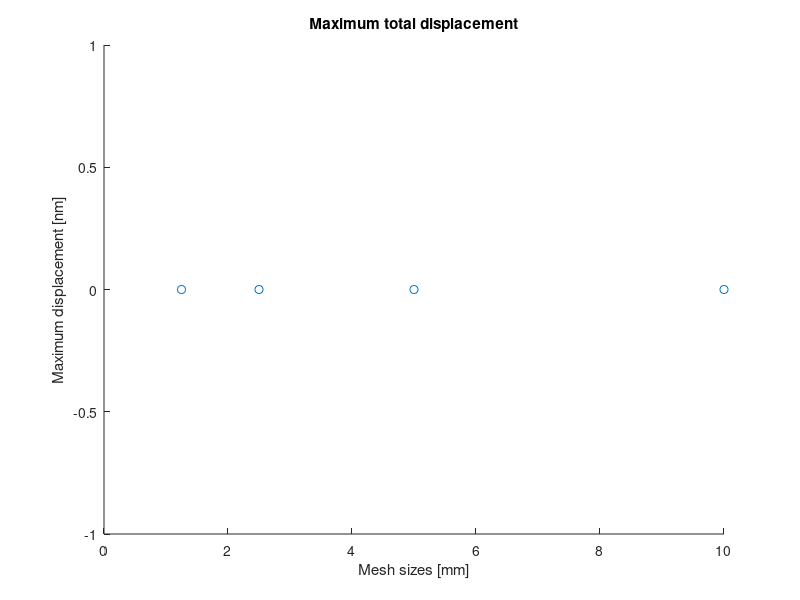

Reproduce this figure in MATLAB. (Note: this script raises an error after producing the figure.)
clc;clear;
dd = dir("csv/*.csv");
file_names = {dd.name};
data = cell(numel(file_names),2);
data(:,1) = regexprep(file_names, '.csv','');

for i = 1:numel(file_names)
    data{i,2} = readmatrix("csv/" + file_names{i});
end
clear dd file_names i 
collected_data = {};
for i = 1:3:size(data,1)
    particular_frequency = [];
    for j = 0:2
        one_frequency = data(i+j,:);
        all_three_of_same_freq = one_frequency{2};
        if j == 0 % Add the time column if it's the first of that group
            particular_frequency(:,1) = all_three_of_same_freq(:,1);
        end
        particular_frequency = horzcat(particular_frequency, all_three_of_same_freq(:,2));
    end
    collected_data{end+1} = particular_frequency;
end
clear all_three_of_same_freq one_frequency particular_frequency i j

mesh_sizes = [0.01 0.005 0.0025 0.00125].*1e3;
maxima = zeros(size(mesh_sizes));
for i = 1:numel(collected_data)
    datum = collected_data{i};
    magnitude = sqrt(sum(datum(:, 2:4).^2, 2)).*1e9;
    maxima(i) = max(magnitude);
end
scatter(mesh_sizes, maxima)
xlabel("Mesh sizes [mm]"); ylabel("Maximum displacement [nm]")
title("Maximum total displacement")
writematrix(horzcat(mesh_sizes', maxima'), "mesh_size.csv");
